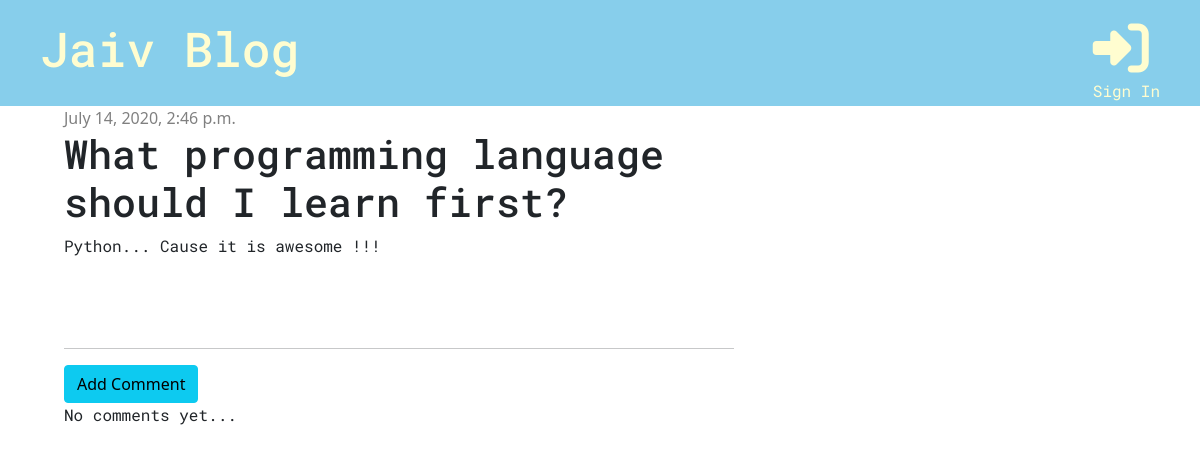
/post/1, run on the app's committed database.
### blog/models.py (models this page shows, shortened)
class Post(models.Model):
    author = models.ForeignKey('auth.User', on_delete=models.CASCADE)
    title = models.CharField(max_length=200)
    text = models.TextField()
    created_date = models.DateTimeField(default=timezone.now)
    published_date = models.DateTimeField(blank=True, null=True)

### blog/views.py (the view)
# urls.py: path('post/<int:pk>', views.post_detail, name='post_detail'),
def post_detail(request, pk):
    post = get_object_or_404(Post, pk=pk)
    stuff_for_frontend = {'post': post}
    return render(request, 'blog/post_detail.html', stuff_for_frontend)

### blog/templates/blog/post_detail.html (shortened to what this page needs)
{% extends 'blog/base.html'%}
    {% block content %}
        <div class="post">
            {% if post.published_date %}
            <div class="date">
                {{ post.published_date }}
            </div>
            {% else %}
                <a href="{% url 'post_publish' pk=post.pk %}" class="btn btn-primary">Publish</a>
            {% endif %}
            <h1>{{ post.title }}</h1>
            <p> {{ post.text|linebreaksbr}}</p>
        </div>
        <hr>
        <a href="{% url 'add_comment_to_post' pk=post.pk %}" class="btn btn-info">Add Comment</a>
        {% for comment in post.comments.all %}
        <div class="comment">
            <div class="date">
                {{ comment.created_date }}
            </div>
        <strong>{{ comment.author }}</strong>
        <p>{{ comment.text }}</p>
            {% empty %}
            <p>No comments yet...</p>
        </div>
        {% endfor %}
{% endblock %}

### blog/static/css/blog.css (style rules this page uses)
h1, h2, h3, h4, p { font-family: "Roboto Mono", "Lucida Grande", "DejaVu Sans", "Bitstream Vera Sans", Verdana, Arial, sans-serif; }
.date { color: grey; }
.post { margin-bottom: 90px; }

### data on the page
Post: published_date "July 14, 2020, 2:46 p.m.", title "What programming language should I learn first?", text "Python... Cause it is awesome !!!"
